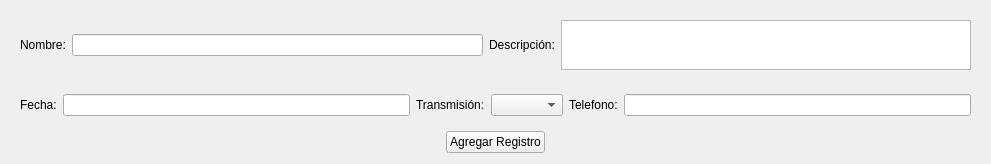
                      <widget class="QWidget" name="scrollAreaWidgetContents_16">
                       <property name="geometry">
                        <rect>
                         <x>0</x>
                         <y>0</y>
                         <width>991</width>
                         <height>155</height>
                        </rect>
                       </property>
                       <layout class="QVBoxLayout" name="verticalLayout_57">
                        <item>
                         <widget class="QWidget" name="widget_39" native="true">
                          <layout class="QHBoxLayout" name="horizontalLayout_50">
                           <item>
                            <widget class="QLabel" name="label_63">
                             <property name="text">
                              <string>Nombre:</string>
                             </property>
                            </widget>
                           </item>
                           <item>
                            <widget class="QLineEdit" name="P_N"/>
                           </item>
                           <item>
                            <widget class="QLabel" name="label_64">
                             <property name="text">
                              <string>Descripción:</string>
                             </property>
                            </widget>
                           </item>
                           <item>
                            <widget class="QTextEdit" name="P_DES">
                             <property name="maximumSize">
                              <size>
                               <width>16777215</width>
                               <height>50</height>
                              </size>
                             </property>
                            </widget>
                           </item>
                          </layout>
                         </widget>
                        </item>
                        <item>
                         <widget class="QWidget" name="widget_40" native="true">
                          <layout class="QHBoxLayout" name="horizontalLayout_51">
                           <item>
                            <widget class="QLabel" name="label_65">
                             <property name="text">
                              <string>Fecha:</string>
                             </property>
                            </widget>
                           </item>
                           <item>
                            <widget class="QLineEdit" name="P_FECH"/>
                           </item>
                           <item>
                            <widget class="QLabel" name="label_66">
                             <property name="text">
                              <string>Transmisión:</string>
                             </property>
                            </widget>
                           </item>
                           <item>
                            <widget class="QComboBox" name="P_TR"/>
                           </item>
                           <item>
                            <widget class="QLabel" name="label_67">
                             <property name="text">
                              <string>Telefono:</string>
                             </property>
                            </widget>
                           </item>
                           <item>
                            <widget class="QLineEdit" name="P_TEL"/>
                           </item>
                          </layout>
                         </widget>
                        </item>
                        <item alignment="Qt::AlignHCenter">
                         <widget class="QPushButton" name="P_ADD">
                          <property name="text">
                           <string>Agregar Registro</string>
                          </property>
                         </widget>
                        </item>
                       </layout>
                      </widget>
